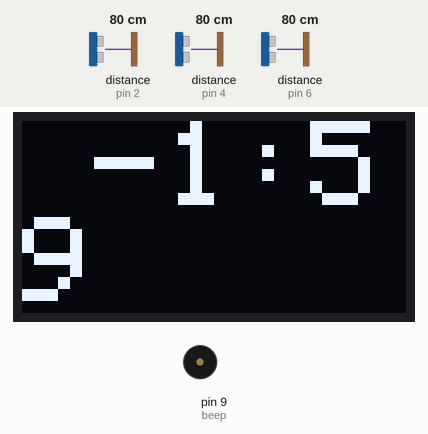
A sketch run on a simulated Arduino Uno, built with avr-gcc and run on an emulated ATmega328P. Parts: 128×64 one-colour display, buzzer (waves = sounding). Wiring (inferred from the names in the program): 3 × ultrasonic range finder: trigger pin 3, echo pin 2 / trigger pin 5, echo pin 4 / trigger pin 7, echo pin 6. The test bench sets the inputs (shaded band); at power-on: distance to the obstacle (sensors on pin 4, pin 2, pin 6) 80 cm. The echo pulse lasts 58.3 µs per cm.

Above: at 1.2 s.
1.3 s: distance to the obstacle (sensor on pin 4) set to 34 cm
3.4 s: distance to the obstacle (sensor on pin 4) set to 28 cm
At 3.97 s:
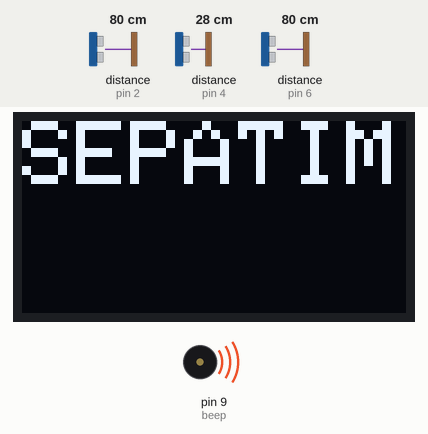
At 4.5 s:
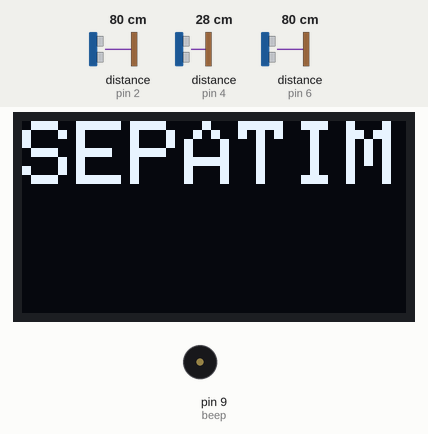
6.3 s: distance to the obstacle (sensor on pin 4) set to 2 cm
At 7.5 s:
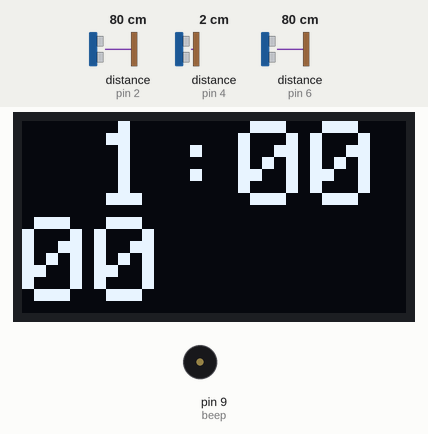
Timing chart, 0 to 9.3 s (numbered marks = the images above; inputs shaded):
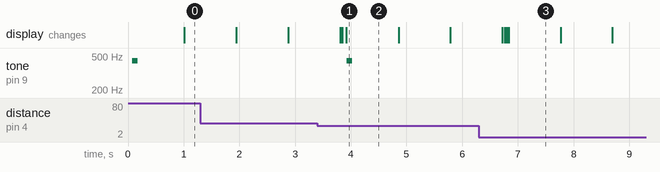

Measured:
- the behaviour switches between 31 and 30 cm on distance to the obstacle (sensor on pin 4) (found by bisection; images 0 and 1)
- after the input at 3.4 s, tone on pin 9 (beep): silent → 440 Hz after 0.53 s, → silent 0.10 s later
- what the display in image 1 shows lasts 1.0 s, from 3.9 s to 4.9 s

The sketch:

SEPATIME.ino
```cpp
#include<Wire.h>
#include<Adafruit_GFX.h>
#include<Adafruit_SSD1306.h>

// ディスプレイ変数の宣言
Adafruit_SSD1306 display(-1);

#define beep 9  //圧電ブザー用のピン

#define echo1 2 // Echo Pin（面）
#define trig1 3 // Trigger Pin
#define echo2 4 // Echo Pin（線）
#define trig2 5 // Trigger Pin
#define echo3 6 // Echo Pin（点）
#define trig3 7 // Trigger Pin

#define a 0.5 //LPFの係数。0.8だとちょっと遅い。即応性
#define b 3 //オフセット

double sDistance1, sDistance2, sDistance3; //LPF用に前回の距離を保持しておく
double Duration = 0; //受信した間隔
double distance, Distance = 0; //距離
int dist, dist3, dist2, dist1, ssurf_t, sline_t, spoint_t, point_t, line_t, surf_t, sec, minute;  //測定距離と算出時間と設定時間
int mode = 0;

void setup() {
  //Serial.begin( 9600 );
  pinMode(echo1, INPUT);
  pinMode(trig1, OUTPUT);
  pinMode(echo2, INPUT);
  pinMode(trig2, OUTPUT);
  pinMode(echo3, INPUT);
  pinMode(trig3, OUTPUT);
  pinMode(beep, OUTPUT);

  TIMSK0 = 0; //タイマーなのに、タイマー管理は使わない

  // ディスプレイの初期化
  display.begin(SSD1306_SWITCHCAPVCC, 0x3C);
}

void loop(){
  if(mode == 0){
    // ディスプレイをクリア
    display.clearDisplay();
    // 出力する文字の大きさ
    display.setTextSize(3);
    // 出力する文字の色
    display.setTextColor(WHITE);
    // 文字の一番端の位置
    display.setCursor(0, 0);
    display.print("SEPATIM");//表示もリセット
    display.display();
    //delay(1000);
    oled_clear();

    dist3 = us(echo3, trig3);
    dist2 = us(echo2, trig2);
    dist1 = us(echo1, trig1);

    if(dist1 <= 9 || dist2 <= 12 || dist3 <= 6){
      mode = 1; //リセット中でも、近づけたらリセットできるように。より直感的な操作を
      tone(beep, 440, 100); //tone(pin, 周波数, 長さ);
      delay(100);//少し音がなった後にモード切り替え
    }
  }
  //近づけたら自動的にスタートする
  else if(mode == 1){
    //10秒単位
    dist3 = us(6, 7);
    if(dist3 <= 5 && dist3 > 0){
      point_t = dist3 * 10;
    }else if(dist3 < 9 && dist3 > 5){
      point_t = 45;
    }else if(dist3 >= 9){  //else{point_t = 0;}
      point_t = 0;
    }

    //1分単位
    dist2 = us(4, 5);
    if(dist2 <= 9 && dist2 > 0){
      line_t = dist2;
    }else if(dist2 < 12 && dist2 > 9){
      line_t = 9;
    }else if(dist2 >= 12){
      line_t = 0;
    }

    //10分単位
    dist1 = us(2, 3);
    if (dist1 <= 6 && dist1 > 0){
      surf_t = dist1 * 10;
    }else if(dist1 < 9 && dist1 > 6){
      surf_t = 60;
    }else if(dist1 >= 9){
      surf_t = 0;
    }

    if(dist1 >= 9 && dist2 >= 12 && dist3 >= 6){
      mode = 0; //カウントダウン中でも、遠くまで離したらリセットできるように。より直感的な操作を
      tone(beep, 440, 100); //tone(pin, 周波数, 長さ);
      delay(100);//少し音がなった後にモード切り替え
    }

    //距離が変化しない場合はカウントダウン
    if(ssurf_t == surf_t && sline_t == line_t && spoint_t == point_t){
      delay(190000); //1秒ごとに。200000じゃちょっと遅いことがわかった。
      sec = sec - 1; //カウントダウン
      //delay(1000);  //ここでdelay()を入れてみようかな→ダメだった

      //繰り下がり
      if(sec < 0){
        minute = minute - 1;
        sec = 59;
      }
      //タイムアップでブザーがなる。
      if(minute <= 0 && sec == 0){
      mode = 2;
      }
    }
    //距離が変わったらその都度設定時間に反映
    else{
      sec = point_t;
      minute = line_t + surf_t;
      if(minute == 0 && sec == 0){
          mode = 0;
      }
    }

    //ディスプレイ表示
    //ディスプレイをクリアする処理を関数化したい。
    oled_clear();
    //10分以下なら一つ開ける
    if(minute == 0){
      display.print(" 0:");
    }
    else if(minute < 10){
      display.print(" ");
      display.print(minute);
      display.print(":");
    }else{
      display.print(minute);
      display.print(":");
    }
    //0秒のときだけは”00”に
    if(sec == 0){
      display.println("00");
    }if(sec < 10){
      display.print("0");
      display.println(sec);
    }else{
      display.println(sec);
    }
    //バッファした内容を出力
    display.display();

    ssurf_t = surf_t;
    sline_t = line_t;
    spoint_t = point_t;

  }
  //タイムアップ
  else if(mode == 2){
    oled_clear();
    display.println("beep!");
    display.display();
    tone(beep, 440, 500);
    delay(500);

    dist3 = us(echo3, trig3);
    dist2 = us(echo2, trig2);
    dist1 = us(echo1, trig1);

    if(dist1 >= 9 && dist2 >= 12 && dist3 >= 6){
      mode = 0; //カウントダウン中でも、遠くまで離したらリセットできるように。より直感的な操作を
      tone(beep, 440, 100); //tone(pin, 周波数, 長さ);
      delay(100);//少し音がなった後にモード切り替え
    }
    //noTone(beep);
  }
}

//距離計測を関数化
int us(int echo, int trig){

  digitalWrite(trig, LOW);
  delayMicroseconds(10);
  digitalWrite(trig, HIGH); //超音波を出力
  delayMicroseconds(10); //
  digitalWrite(trig, LOW);
  Duration = pulseIn(echo, HIGH); //センサからの入力

  if (Duration > 0) {
    Duration = Duration/2; //往復距離を半分にする
    distance = Duration*340/10000; // 音速を340m/sに設定
    if(distance <= 30.0 && distance >= 0){
      if(trig == trig1){
        Distance = a * sDistance1 + (1-a) * distance;  //LPF
        sDistance1 = Distance;
      }else if(trig == trig2){
        Distance = a * sDistance2 + (1-a) * distance;  //LPF
        sDistance2 = Distance;
      }else if(trig == trig3){
        Distance = a * sDistance3 + (1-a) * distance;  //LPF
        sDistance3 = Distance;
      }
      dist = Distance - b;
      return dist;
      //delay(1000);
    }
  }else{
    if(trig == trig1){
      return round(sDistance1);  //変数sDistanceはdouble型のため、丸める。
    }else if(trig == trig2){
      return round(sDistance2);  //変数sDistanceはdouble型のため、丸める。
    }else if(trig == trig3){
      return round(sDistance3);  //変数sDistanceはdouble型のため、丸める。
    }
    //delay(10);
  }
  //return dist; //最も近い整数値に丸めるべくint型にキャストした後出力
}


//ディスプレイの初期化用
void oled_clear(){
  // ディスプレイをクリア
  display.clearDisplay();
  // 出力する文字の大きさ
  display.setTextSize(4);
  // 出力する文字の色
  display.setTextColor(WHITE);
  // 文字の一番端の位置
  display.setCursor(0, 0);
}
```
